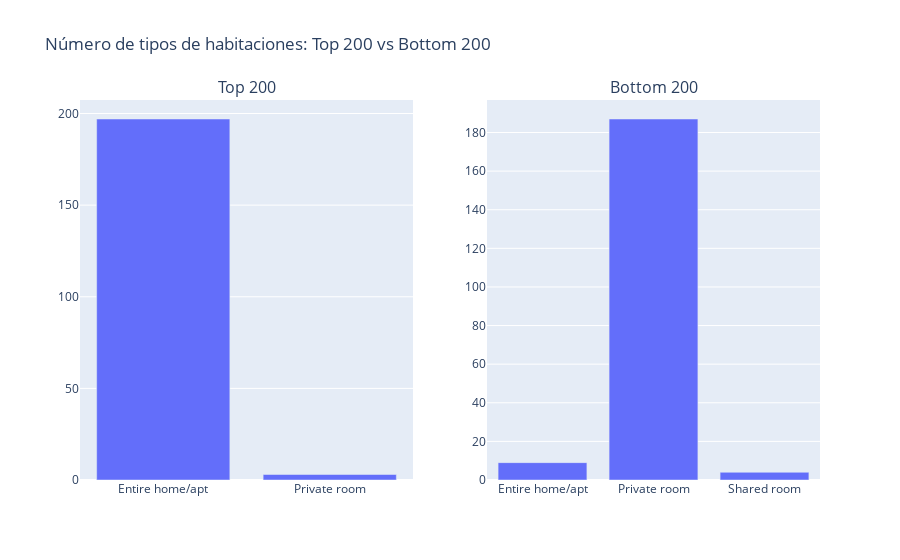

Write notebook code for a chart like this one.
### Code cell
# COMPARACION DEL TIPO DE HABITACION

room_type_top200 = top_200.groupby('room_type')['room_type'].value_counts()

room_type_bottom200 = bottom_200.groupby('room_type')['room_type'].value_counts()


# Creamos las figuras
fig1= px.bar(x=room_type_top200.index, y=room_type_top200.values, labels={'x': 'Tipo de Habitación', 'y': 'Número'}, title= 'Número de tipos de habitaciones - TOP_200', template='plotly')

fig2= px.bar(x=room_type_bottom200.index,y=room_type_bottom200.values, labels={'x': 'Tipo de Habitación', 'y': 'Número'}, title= 'Número de tipos de habitaciones - BOTTOM_200', template='plotly')

# Crear subplots
fig = make_subplots(rows=1, cols=2, subplot_titles=('Top 200', 'Bottom 200'))

# Añadir las trazas del primer gráfico de barras a la primera columna del subplot
for trace in fig1.data:
    fig.add_trace(trace, row=1, col=1)

# Añadir las trazas del segundo gráfico de barras a la segunda columna del subplot
for trace in fig2.data:
    fig.add_trace(trace, row=1, col=2)

# Actualizar el layout del gráfico
fig.update_layout(title_text='Número de tipos de habitaciones: Top 200 vs Bottom 200')

# Guardar el gráfico en un archivo HTML
#pio.write_html(fig, file='10_comparacion_habitaciones.html', auto_open=True)

# Mostrar el gráfico
fig.show()

### Figure 1 — Plotly figure (JSON) as saved in the notebook; plotly's stock layout.template omitted (floating-point values rounded to 4 significant figures)
{"data": [{"alignmentgroup": "True", "hovertemplate": "Tipo de Habitación=%{x}<br>Número=%{y}<extra></extra>", "legendgroup": "", "marker": {"color": "#636efa", "pattern": {"shape": ""}}, "name": "", "offsetgroup": "", "orientation": "v", "showlegend": false, "textposition": "auto", "type": "bar", "x": ["Entire home/apt", "Private room"], "xaxis": "x", "y": [197, 3], "yaxis": "y"}, {"alignmentgroup": "True", "hovertemplate": "Tipo de Habitación=%{x}<br>Número=%{y}<extra></extra>", "legendgroup": "", "marker": {"color": "#636efa", "pattern": {"shape": ""}}, "name": "", "offsetgroup": "", "orientation": "v", "showlegend": false, "textposition": "auto", "type": "bar", "x": ["Entire home/apt", "Private room", "Shared room"], "xaxis": "x2", "y": [9, 187, 4], "yaxis": "y2"}], "layout": {"annotations": [{"font": {"size": 16}, "showarrow": false, "text": "Top 200", "x": 0.225, "xanchor": "center", "xref": "paper", "y": 1, "yanchor": "bottom", "yref": "paper"}, {"font": {"size": 16}, "showarrow": false, "text": "Bottom 200", "x": 0.775, "xanchor": "center", "xref": "paper", "y": 1, "yanchor": "bottom", "yref": "paper"}], "title": {"text": "Número de tipos de habitaciones: Top 200 vs Bottom 200"}, "xaxis": {"anchor": "y", "domain": [0, 0.45]}, "xaxis2": {"anchor": "y2", "domain": [0.55, 1]}, "yaxis": {"anchor": "x", "domain": [0, 1]}, "yaxis2": {"anchor": "x2", "domain": [0, 1]}}}
